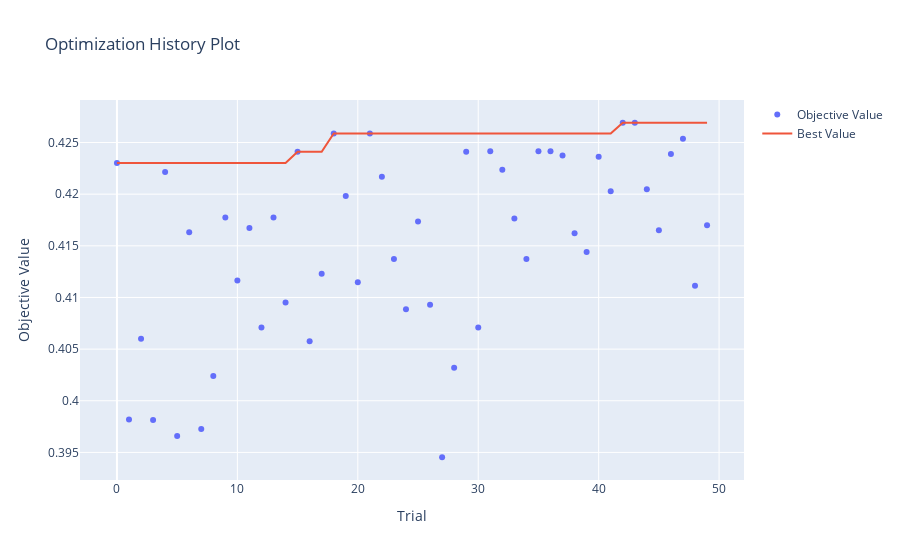

The cell this chart's notebook holds for it:
### Code cell
from optuna.visualization import plot_optimization_history

plot_optimization_history(study_knn)

### Figure 1 — Plotly figure (JSON) as saved in the notebook; plotly's stock layout.template omitted (floating-point values rounded to 4 significant figures)
{"data": [{"mode": "markers", "name": "Objective Value", "type": "scatter", "x": [0, 1, 2, 3, 4, 5, 6, 7, 8, 9, 10, 11, 12, 13, 14, 15, 16, 17, 18, 19, 20, 21, 22, 23, 24, 25, 26, 27, 28, 29, 30, 31, 32, 33, 34, 35, 36, 37, 38, 39, 40, 41, 42, 43, 44, 45, 46, 47, 48, 49], "y": [0.423, 0.3982, 0.406, 0.3981, 0.4222, 0.3966, 0.4163, 0.3973, 0.4024, 0.4178, 0.4116, 0.4167, 0.4071, 0.4178, 0.4095, 0.4241, 0.4058, 0.4123, 0.4259, 0.4198, 0.4115, 0.4259, 0.4217, 0.4137, 0.4089, 0.4174, 0.4093, 0.3945, 0.4032, 0.4241, 0.4071, 0.4242, 0.4224, 0.4176, 0.4137, 0.4242, 0.4242, 0.4237, 0.4162, 0.4144, 0.4236, 0.4203, 0.4269, 0.4269, 0.4205, 0.4165, 0.4239, 0.4254, 0.4111, 0.417]}, {"mode": "lines", "name": "Best Value", "type": "scatter", "x": [0, 1, 2, 3, 4, 5, 6, 7, 8, 9, 10, 11, 12, 13, 14, 15, 16, 17, 18, 19, 20, 21, 22, 23, 24, 25, 26, 27, 28, 29, 30, 31, 32, 33, 34, 35, 36, 37, 38, 39, 40, 41, 42, 43, 44, 45, 46, 47, 48, 49], "y": [0.423, 0.423, 0.423, 0.423, 0.423, 0.423, 0.423, 0.423, 0.423, 0.423, 0.423, 0.423, 0.423, 0.423, 0.423, 0.4241, 0.4241, 0.4241, 0.4259, 0.4259, 0.4259, 0.4259, 0.4259, 0.4259, 0.4259, 0.4259, 0.4259, 0.4259, 0.4259, 0.4259, 0.4259, 0.4259, 0.4259, 0.4259, 0.4259, 0.4259, 0.4259, 0.4259, 0.4259, 0.4259, 0.4259, 0.4259, 0.4269, 0.4269, 0.4269, 0.4269, 0.4269, 0.4269, 0.4269, 0.4269]}, {"marker": {"color": "#cccccc"}, "mode": "markers", "name": "Infeasible Trial", "showlegend": false, "type": "scatter", "x": [], "y": []}], "layout": {"autosize": true, "title": {"text": "Optimization History Plot"}, "xaxis": {"autorange": true, "range": [-3.05, 52.05], "title": {"text": "Trial"}, "type": "linear"}, "yaxis": {"autorange": true, "range": [0.3919, 0.4296], "title": {"text": "Objective Value"}, "type": "linear"}}}
